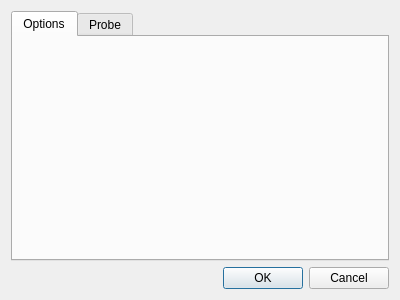
<?xml version="1.0" encoding="UTF-8"?>
<ui version="4.0">
 <class>Dialog</class>
 <widget class="QDialog" name="Dialog">
  <property name="geometry">
   <rect>
    <x>0</x>
    <y>0</y>
    <width>400</width>
    <height>300</height>
   </rect>
  </property>
  <property name="sizePolicy">
   <sizepolicy hsizetype="MinimumExpanding" vsizetype="MinimumExpanding">
    <horstretch>0</horstretch>
    <verstretch>0</verstretch>
   </sizepolicy>
  </property>
  <property name="windowTitle">
   <string>Dialog</string>
  </property>
  <layout class="QGridLayout" name="gridLayout">
   <item row="0" column="0">
    <layout class="QVBoxLayout" name="verticalLayout">
     <item>
      <widget class="QTabWidget" name="tabWidget">
       <property name="currentIndex">
        <number>0</number>
       </property>
       <widget class="QWidget" name="tabOptions">
        <attribute name="title">
         <string>Options</string>
        </attribute>
        <layout class="QGridLayout" name="gridLayout_3">
         <item row="0" column="0">
          <layout class="QGridLayout" name="gridLayout_2">
           <property name="sizeConstraint">
            <enum>QLayout::SetMinAndMaxSize</enum>
           </property>
          </layout>
         </item>
        </layout>
       </widget>
       <widget class="QWidget" name="tabProbe">
        <attribute name="title">
         <string>Probe</string>
        </attribute>
       </widget>
      </widget>
     </item>
     <item>
      <widget class="QDialogButtonBox" name="buttonBox">
       <property name="standardButtons">
        <set>QDialogButtonBox::Cancel|QDialogButtonBox::Ok</set>
       </property>
      </widget>
     </item>
    </layout>
   </item>
  </layout>
 </widget>
 <resources/>
 <connections/>
</ui>
